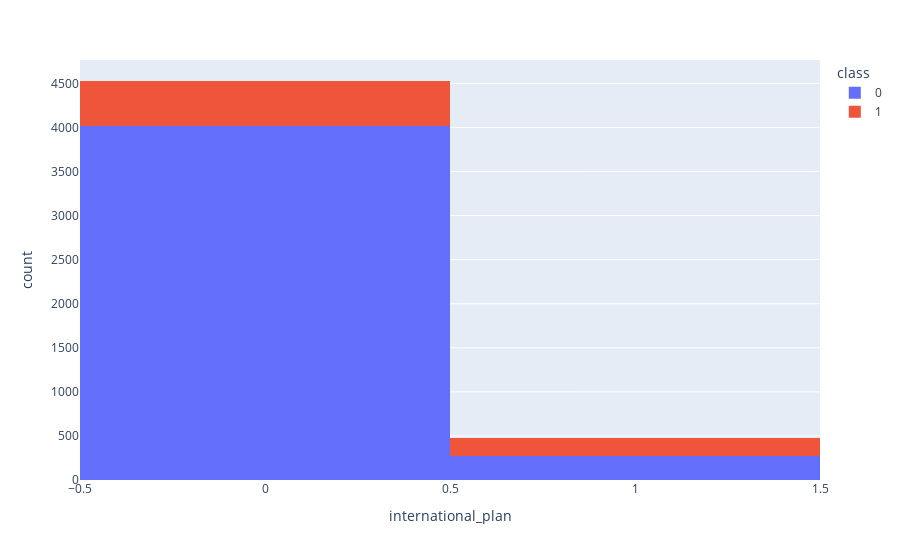

The notebook cell saved with this chart:
### Code cell
# Plot histogram graph for the international plan service used by the Telecom customers with respect to churned/Retained

fig = px.histogram(telecom, x = 'international_plan', color = 'class')
fig.show()

### Figure 1 — Plotly figure (JSON) as saved in the notebook; plotly's stock layout.template omitted (floating-point values rounded to 4 significant figures; data arrays with more than 128 entries replaced by an {"elided": "..."} marker saying what was removed)
{"data": [{"alignmentgroup": "True", "bingroup": "x", "hovertemplate": "class=0<br>international_plan=%{x}<br>count=%{y}<extra></extra>", "legendgroup": "0", "marker": {"color": "#636efa", "pattern": {"shape": ""}}, "name": "0", "offsetgroup": "0", "orientation": "v", "showlegend": true, "type": "histogram", "x": {"elided": "4293 int values"}, "xaxis": "x", "yaxis": "y"}, {"alignmentgroup": "True", "bingroup": "x", "hovertemplate": "class=1<br>international_plan=%{x}<br>count=%{y}<extra></extra>", "legendgroup": "1", "marker": {"color": "#EF553B", "pattern": {"shape": ""}}, "name": "1", "offsetgroup": "1", "orientation": "v", "showlegend": true, "type": "histogram", "x": {"elided": "707 int values"}, "xaxis": "x", "yaxis": "y"}], "layout": {"barmode": "relative", "legend": {"title": {"text": "class"}, "tracegroupgap": 0}, "margin": {"t": 60}, "xaxis": {"anchor": "y", "domain": [0, 1], "title": {"text": "international_plan"}}, "yaxis": {"anchor": "x", "domain": [0, 1], "title": {"text": "count"}}}}
